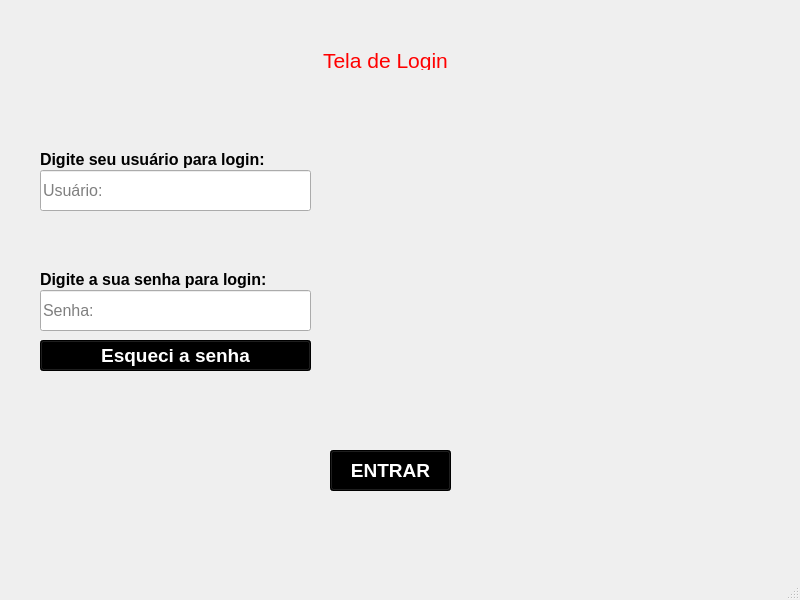
<?xml version="1.0" encoding="UTF-8"?>
<ui version="4.0">
 <class>MainWindow</class>
 <widget class="QMainWindow" name="MainWindow">
  <property name="geometry">
   <rect>
    <x>0</x>
    <y>0</y>
    <width>800</width>
    <height>600</height>
   </rect>
  </property>
  <property name="windowTitle">
   <string>MainWindow</string>
  </property>
  <widget class="QWidget" name="centralwidget">
   <widget class="QLabel" name="label">
    <property name="geometry">
     <rect>
      <x>0</x>
      <y>50</y>
      <width>771</width>
      <height>20</height>
     </rect>
    </property>
    <property name="font">
     <font>
      <family>Arial</family>
      <pointsize>16</pointsize>
      <bold>false</bold>
     </font>
    </property>
    <property name="styleSheet">
     <string notr="true">color: rgb(255, 0, 0);</string>
    </property>
    <property name="text">
     <string>Tela de Login</string>
    </property>
    <property name="alignment">
     <set>Qt::AlignmentFlag::AlignCenter</set>
    </property>
   </widget>
   <widget class="QLabel" name="label_2">
    <property name="geometry">
     <rect>
      <x>40</x>
      <y>150</y>
      <width>231</width>
      <height>19</height>
     </rect>
    </property>
    <property name="font">
     <font>
      <family>Arial</family>
      <pointsize>12</pointsize>
      <bold>true</bold>
     </font>
    </property>
    <property name="text">
     <string>Digite seu usuário para login:</string>
    </property>
   </widget>
   <widget class="QLineEdit" name="txtPasswordLogin">
    <property name="geometry">
     <rect>
      <x>40</x>
      <y>290</y>
      <width>271</width>
      <height>41</height>
     </rect>
    </property>
    <property name="font">
     <font>
      <family>Arial</family>
      <pointsize>12</pointsize>
     </font>
    </property>
    <property name="placeholderText">
     <string>Senha:</string>
    </property>
   </widget>
   <widget class="QPushButton" name="btnEnter">
    <property name="geometry">
     <rect>
      <x>330</x>
      <y>450</y>
      <width>121</width>
      <height>41</height>
     </rect>
    </property>
    <property name="font">
     <font>
      <family>Arial</family>
      <pointsize>14</pointsize>
      <bold>true</bold>
     </font>
    </property>
    <property name="styleSheet">
     <string notr="true">background-color: rgb(0, 0, 0);
color: rgb(255, 255, 255);</string>
    </property>
    <property name="text">
     <string>ENTRAR</string>
    </property>
   </widget>
   <widget class="QLineEdit" name="txtUserLogin">
    <property name="geometry">
     <rect>
      <x>40</x>
      <y>170</y>
      <width>271</width>
      <height>41</height>
     </rect>
    </property>
    <property name="font">
     <font>
      <family>Arial</family>
      <pointsize>12</pointsize>
     </font>
    </property>
    <property name="placeholderText">
     <string>Usuário:</string>
    </property>
   </widget>
   <widget class="QLabel" name="label_3">
    <property name="geometry">
     <rect>
      <x>40</x>
      <y>270</y>
      <width>231</width>
      <height>19</height>
     </rect>
    </property>
    <property name="font">
     <font>
      <family>Arial</family>
      <pointsize>12</pointsize>
      <bold>true</bold>
     </font>
    </property>
    <property name="text">
     <string>Digite a sua senha para login:</string>
    </property>
   </widget>
   <widget class="QLabel" name="lblLogin">
    <property name="geometry">
     <rect>
      <x>40</x>
      <y>390</y>
      <width>341</width>
      <height>20</height>
     </rect>
    </property>
    <property name="font">
     <font>
      <family>Arial</family>
      <pointsize>12</pointsize>
      <bold>true</bold>
     </font>
    </property>
    <property name="styleSheet">
     <string notr="true">color: rgb(170, 0, 0);</string>
    </property>
    <property name="text">
     <string/>
    </property>
   </widget>
   <widget class="QPushButton" name="btnForgot">
    <property name="geometry">
     <rect>
      <x>40</x>
      <y>340</y>
      <width>271</width>
      <height>31</height>
     </rect>
    </property>
    <property name="font">
     <font>
      <family>Arial</family>
      <pointsize>14</pointsize>
      <bold>true</bold>
     </font>
    </property>
    <property name="styleSheet">
     <string notr="true">background-color: rgb(0, 0, 0);
color: rgb(255, 255, 255);</string>
    </property>
    <property name="text">
     <string>Esqueci a senha</string>
    </property>
   </widget>
  </widget>
  <widget class="QMenuBar" name="menubar">
   <property name="geometry">
    <rect>
     <x>0</x>
     <y>0</y>
     <width>800</width>
     <height>33</height>
    </rect>
   </property>
  </widget>
  <widget class="QStatusBar" name="statusbar"/>
 </widget>
 <resources/>
 <connections/>
</ui>
